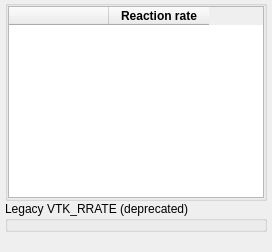
                     <widget class="QWidget" name="subpage_cell_reactions">
                      <layout class="QGridLayout" name="gridLayout_27" rowstretch="0,0,0">
                       <property name="leftMargin">
                        <number>5</number>
                       </property>
                       <property name="topMargin">
                        <number>0</number>
                       </property>
                       <property name="rightMargin">
                        <number>5</number>
                       </property>
                       <property name="bottomMargin">
                        <number>0</number>
                       </property>
                       <property name="spacing">
                        <number>0</number>
                       </property>
                       <item row="0" column="0" colspan="2" alignment="Qt::AlignTop">
                        <widget class="QGroupBox" name="groupbox_cell_reactions">
                         <property name="title">
                          <string/>
                         </property>
                         <property name="alignment">
                          <set>Qt::AlignLeading|Qt::AlignLeft|Qt::AlignTop</set>
                         </property>
                         <property name="flat">
                          <bool>true</bool>
                         </property>
                         <layout class="QGridLayout" name="gridLayout_23">
                          <property name="leftMargin">
                           <number>0</number>
                          </property>
                          <property name="topMargin">
                           <number>0</number>
                          </property>
                          <property name="rightMargin">
                           <number>0</number>
                          </property>
                          <property name="bottomMargin">
                           <number>0</number>
                          </property>
                          <property name="spacing">
                           <number>0</number>
                          </property>
                          <item row="0" column="0">
                           <widget class="QTableWidget" name="tablewidget_reactions">
                            <property name="selectionBehavior">
                             <enum>QAbstractItemView::SelectRows</enum>
                            </property>
                            <attribute name="horizontalHeaderMinimumSectionSize">
                             <number>10</number>
                            </attribute>
                            <attribute name="horizontalHeaderHighlightSections">
                             <bool>false</bool>
                            </attribute>
                            <attribute name="verticalHeaderVisible">
                             <bool>false</bool>
                            </attribute>
                            <attribute name="verticalHeaderHighlightSections">
                             <bool>false</bool>
                            </attribute>
                            <column>
                             <property name="text">
                              <string/>
                             </property>
                            </column>
                            <column>
                             <property name="text">
                              <string>Reaction rate</string>
                             </property>
                             <property name="font">
                              <font>
                               <weight>75</weight>
                               <bold>true</bold>
                              </font>
                             </property>
                            </column>
                           </widget>
                          </item>
                         </layout>
                        </widget>
                       </item>
                       <item row="2" column="1">
                        <spacer name="verticalSpacer_8">
                         <property name="orientation">
                          <enum>Qt::Vertical</enum>
                         </property>
                         <property name="sizeHint" stdset="0">
                          <size>
                           <width>20</width>
                           <height>20</height>
                          </size>
                         </property>
                        </spacer>
                       </item>
                       <item row="1" column="0" colspan="2" alignment="Qt::AlignTop">
                        <widget class="QGroupBox" name="groupbox_cell_reactions_deprecated">
                         <property name="title">
                          <string>Legacy VTK_RRATE (deprecated)</string>
                         </property>
                         <property name="flat">
                          <bool>true</bool>
                         </property>
                         <layout class="QGridLayout" name="gridLayout_31">
                          <property name="leftMargin">
                           <number>5</number>
                          </property>
                          <property name="topMargin">
                           <number>0</number>
                          </property>
                          <property name="rightMargin">
                           <number>0</number>
                          </property>
                          <property name="bottomMargin">
                           <number>0</number>
                          </property>
                          <property name="horizontalSpacing">
                           <number>5</number>
                          </property>
                          <property name="verticalSpacing">
                           <number>2</number>
                          </property>
                         </layout>
                        </widget>
                       </item>
                      </layout>
                     </widget>
